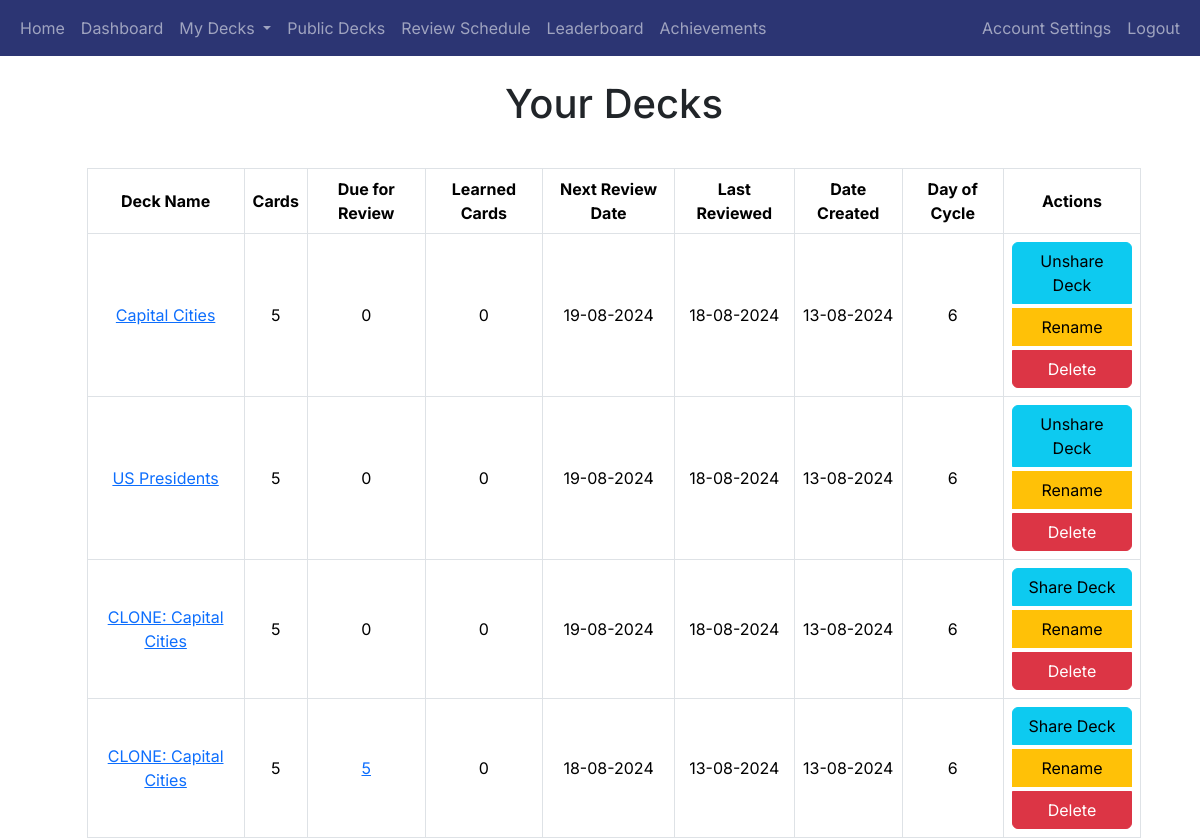
Before: /decks (signed in) with the older database file.
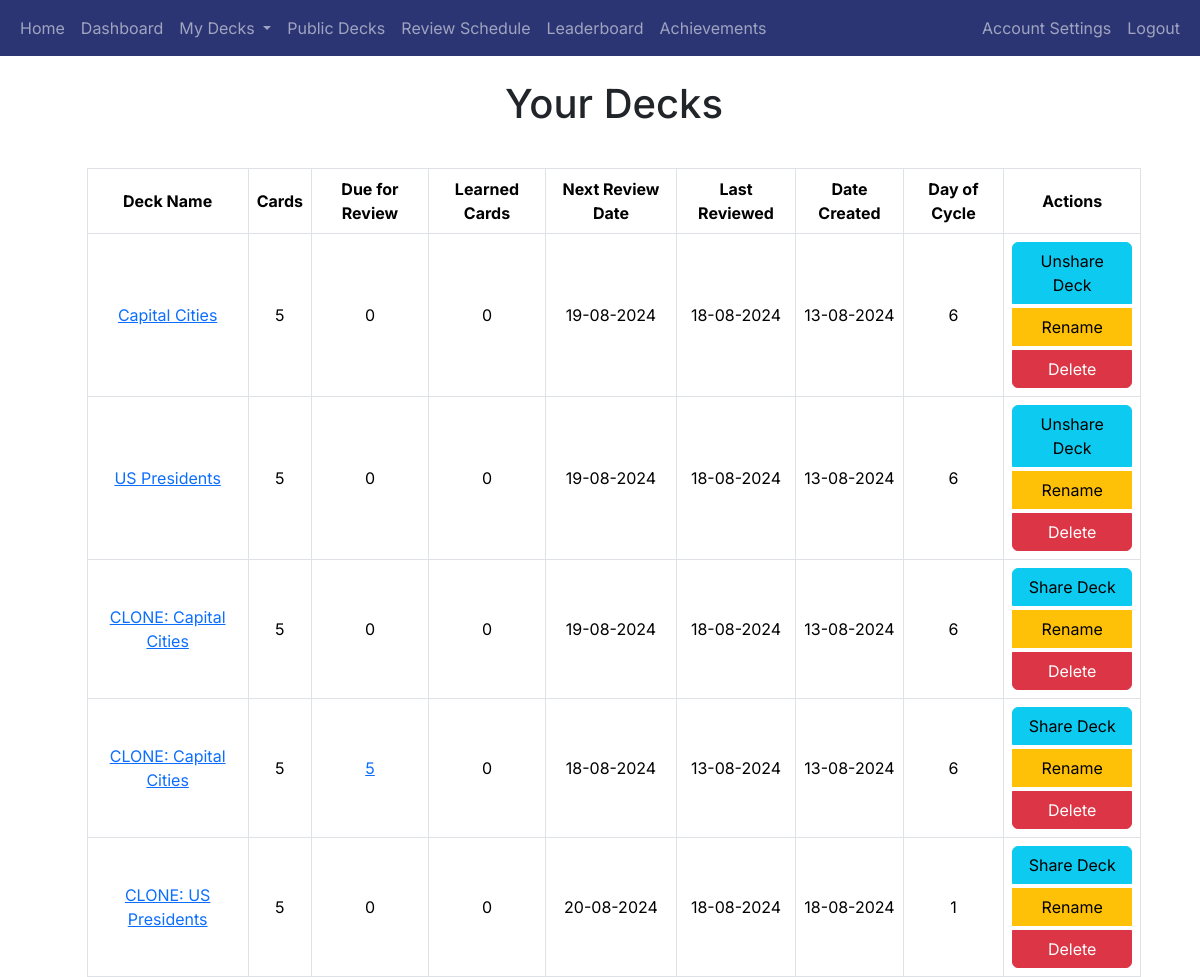
After: the same page with the newer database file.
### app/decks/models.py (models this page shows, shortened)
class Deck(db.Model):
    deck_id = db.Column(db.Integer, primary_key=True)
    name = db.Column(db.String(100), nullable=False)
    user_id = db.Column(db.Integer, db.ForeignKey('user.user_id'), nullable=False)
    created_at = db.Column(db.DateTime, nullable=False, default=datetime.utcnow)
    shared = db.Column(db.Boolean, default=False)
    review_start_date = db.Column(db.DateTime, nullable=True)
    cards = db.relationship('Card', backref='deck', cascade='all, delete-orphan', lazy=True)
    def get_day_of_cycle(self):
        if self.review_start_date:
            days_since_start = (datetime.utcnow().date() - self.review_start_date.date()).days
            return (days_since_start % 14) + 1
        return None

### app/decks/routes.py (the view)
@decks_blueprint.route('/decks')
@login_required
def decks():
    user_decks = Deck.query.filter_by(user_id=current_user.user_id).all()
    deck_data = []
    for deck in user_decks:
        card_count = Card.query.filter_by(deck_id=deck.deck_id).count()
        due_count = Card.query.filter(Card.deck_id == deck.deck_id,
                                      Card.next_review_date <= datetime.utcnow()).count()
        next_review = db.session.query(Card.next_review_date).filter(
            Card.deck_id == deck.deck_id
        ).order_by(Card.next_review_date.asc()).first()
        if next_review:
            if next_review[0].date() < datetime.utcnow().date():
                next_review_date = datetime.utcnow().strftime('%d-%m-%Y')
            else:
                next_review_date = next_review[0].strftime('%d-%m-%Y')
        else:
            next_review_date = 'N/A'
        last_review = db.session.query(ReviewOutcome.timestamp).join(Card,
                                                                     Card.card_id == ReviewOutcome.card_id).filter(
            Card.deck_id == deck.deck_id,
            ReviewOutcome.user_id == current_user.user_id
        ).order_by(ReviewOutcome.timestamp.desc()).first()
        last_review_date = last_review.timestamp.strftime('%d-%m-%Y') if last_review else 'N/A'
        learned_count = Card.query.filter(Card.deck_id == deck.deck_id, Card.box == 5, Card.next_review_date == None).count()
        deck_data.append({
            'deck': deck,
            'cards': card_count,
            'due_for_review': due_count,
            'next_review_date': next_review_date,
            'last_review_date': last_review_date,
            'created_at': deck.created_at.strftime('%d-%m-%Y'),
            'learned_cards': learned_count,  # Add learned cards count
        })
    return render_template('decks.html', decks=deck_data)

### app/__init__.py (called while the page is built)
@login_manager.user_loader
def load_user(user_id):
    return User.query.get(int(user_id))

### app/decks/templates/decks.html (shortened to what this page needs)
{% extends "base.html" %}
{% block heading %}Your Decks{% endblock %}
{% block content %}
<table class="table table-bordered">
    <thead>
        <tr>
            <th>Deck Name</th>
            <th class="num-col">Cards</th>
            <th class="num-col">Due for Review</th>
            <th class="num-col">Learned Cards</th>
            <th>Next Review Date</th>
            <th>Last Reviewed</th>
            <th>Date Created</th>
            <th>Day of Cycle</th>
            <th>Actions</th>
        </tr>
    </thead>
    <tbody>
        {% for deck_data in decks %}
        <tr>
            <td><a href="{{ url_for('decks.view_deck', deck_id=deck_data.deck.deck_id) }}">{{ deck_data.deck.name }}</a></td>
            <td class="num-col">{{ deck_data.cards }}</td>
            <td class="num-col">
                {% if deck_data.due_for_review > 0 %}
                    <a href="{{ url_for('review.start_review', deck_id=deck_data.deck.deck_id) }}">{{ deck_data.due_for_review }}</a>
                {% else %}
                    {{ deck_data.due_for_review }}
                {% endif %}
            </td>
            <td>
                {% if deck_data.learned_cards > 0 %}
                    <a href="{{ url_for('decks.view_learned_cards', deck_id=deck_data.deck.deck_id) }}">{{ deck_data.learned_cards }}</a>
                {% else %}
                    0
                {% endif %}
            </td>
            <td>{{ deck_data.next_review_date }}</td>
            <td>{{ deck_data.last_review_date }}</td>
            <td>{{ deck_data.created_at }}</td>
            <td>{{ deck_data.deck.get_day_of_cycle() }}</td>
            <td>
            <div class="btn-group-vertical">
                <a href="{{ url_for('decks.share_deck', deck_id=deck_data.deck.deck_id) }}" class="btn btn-info">
                    {% if deck_data.deck.shared %}
                    Unshare Deck
                    {% else %}
                    Share Deck
                    {% endif %}
                </a>
                <button class="btn btn-warning" onclick="openRenameModal('{{ deck_data.deck.deck_id }}', '{{ deck_data.deck.name }}')">Rename</button>
                <button class="btn btn-danger" onclick="confirmDelete('{{ url_for('decks.delete_deck', deck_id=deck_data.deck.deck_id) }}')">Delete</button>
            </div>
            </td>
        </tr>
        {% endfor %}
    </tbody>
</table>
{% endblock %}

### app/templates/base.html (shortened to what this page needs)
<!doctype html>
<html lang="en">
<head>
    <link href="https://cdn.jsdelivr.net/npm/bootstrap@5.3.2/dist/css/bootstrap.min.css" rel="stylesheet"
>
    <link rel="stylesheet" href="{{ url_for('static', filename='styles.css') }}">
</head>
<body>
<header class="site-header">
    <nav class="navbar navbar-expand-sm navbar-dark bg-dark-blue">
        <div class="container-fluid">
            <div class="collapse navbar-collapse" id="navbarToggle">
                <div class="navbar-nav me-auto">
                    {% if current_user.is_authenticated %}
                        <a class="nav-item nav-link" href="{{ url_for('main.index') }}">Home</a>
                    <a class="nav-item nav-link" href="{{ url_for('main.dashboard') }}">Dashboard</a>
                    <li class="nav-item dropdown">
                        <a class="nav-link dropdown-toggle" href="#" id="navbarDropdown" role="button" data-bs-toggle="dropdown" aria-expanded="false">
                            My Decks
                        </a>
                    </li>
                    <a class="nav-item nav-link" href="{{ url_for('decks.public_decks') }}">Public Decks</a>
                        <a class="nav-link" href="{{ url_for('review.review_schedule') }}">Review Schedule</a>
                    <a class="nav-item nav-link" href="{{ url_for('gamification.leaderboard') }}">Leaderboard</a>
                    <a class="nav-item nav-link" href="{{ url_for('gamification.user_achievements') }}">Achievements</a>
                </div>
                <div class="navbar-nav ms-auto">
                    <a class="nav-link" href="{{ url_for('auth.account_settings') }}">Account Settings</a>
                    <a class="nav-item nav-link" href="{{ url_for('auth.logout') }}">Logout</a>
                    {% else %}
                    <a class="nav-item nav-link" href="{{ url_for('main.index') }}">Home</a>
                </div>
                <div class="navbar-nav ms-auto">
                    <a class="nav-item nav-link" href="{{ url_for('auth.login') }}">Login</a>
                    <a class="nav-item nav-link" href="{{ url_for('auth.register') }}">Register</a>
                    {% endif %}
                </div>
            </div>
        </div>
    </nav>
</header>
<main role="main" class="container-fluid">
    <div class="row mt-2 ms-3">
        <div class="col-12 mt-3 mb-3 text-center">
            <h1>{%  block heading %}{% endblock %}</h1>
        </div>
    </div>
    <div class="row mt-3 ms-3">
        {% block content %}{% endblock %}
    </div>
</main>
</body>
</html>

### app/static/styles.css (style rules this page uses)
.bg-dark-blue { background-color: #2c3573 !important; }

### app/templates/base.html (style rules this page uses)
body { font-family: 'Inter', sans-serif; }
h1, h2, h3, h4, h5, h6, p, a { font-family: 'Inter', sans-serif; }

### app/decks/templates/decks.html (style rules this page uses)
.table td, .table th { vertical-align: middle; text-align: center; }
.btn-group-vertical { display: flex; flex-direction: column; gap: 5px; }
.btn { width: 100%; text-align: center; }
.table thead th { text-align: center; }
.table { width: 90%; margin: 0 auto; }

Changed rows visible on the page:
added Deck: deck.name "CLONE: US Presidents", deck.get_day_of_cycle "1"
Other visible differences:
new list line: "5 0 0 20-08-2024 18-08-2024 18-08-2024 Share Deck Rename Delete"
